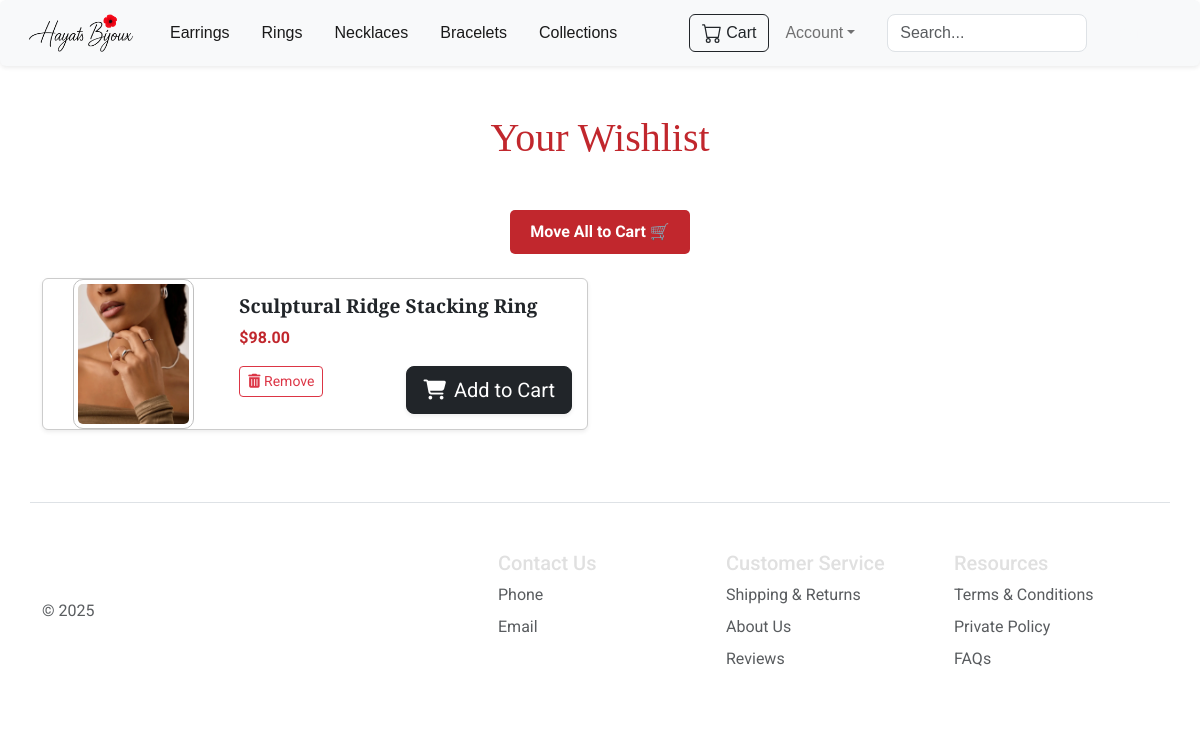
Page /wishlist (signed in) on the committed database.
### website/models.py (models this page shows, shortened)
class TimestampMixin(object):
    created_at = db.Column(db.DateTime(timezone=True), server_default=func.now())
    updated_at = db.Column(db.DateTime(timezone=True), server_default=func.now(), onupdate=func.now())

class Wishlist(db.Model, TimestampMixin):
    id = db.Column(db.Integer, primary_key=True)
    customer_id = db.Column(db.Integer, db.ForeignKey('customer.id'), nullable=False)
    product_id = db.Column(db.Integer, db.ForeignKey('product.id'), nullable=False)

class Product(db.Model, TimestampMixin):
    id = db.Column(db.Integer, primary_key=True)
    product_name = db.Column(db.String(150), nullable=False)
    price = db.Column(db.Float, nullable=False)
    sale_price = db.Column(db.Float, nullable=False)
    description = db.Column(db.String(1000), nullable=False)
    category = db.Column(db.String(150), nullable=False)
    product_picture = db.Column(db.String(255))
    quantity = db.Column(db.Integer, nullable=False)
    images = db.relationship('ProductImage', back_populates='product', cascade="all, delete-orphan")
    carts = db.relationship('Cart', backref='product', lazy=True)
    order_items = db.relationship('OrderItem', back_populates='product', lazy=True)
    wishlists = db.relationship('Wishlist', backref='product', lazy=True)
    reviews = db.relationship('Review', backref='product', lazy=True)

### website/cart_routes.py (the view)
@cart_routes.route('/wishlist')
@login_required
def show_wishlist():
    wishlist = Wishlist.query.filter_by(customer_id=current_user.id).all()
    return render_template('wishlist.html', wishlist=wishlist)

### website/forms.py
class SearchForm(FlaskForm):
    query = StringField('Search', validators=[DataRequired()])
    submit = SubmitField('Search')  # Submit button

### website/templates/wishlist.html (shortened to what this page needs)
{% extends "base.html" %}
{% block body %}
<div class="container my-5">
    {% if wishlist %}
    <h1 class="text-center mb-5" style="color: #C1272D; font-family: 'Playfair Display', serif;">Your Wishlist</h1>
    <div class="text-center mb-4">
        <form method="POST" action="{{ url_for('cart_routes.move_all_to_cart') }}" id="moveAllForm">
            <button class="btn btn-primary" type="submit" id="moveAllButton">
                Move All to Cart 🛒
            </button>
        </form>
    </div>
    <div class="row" id="wishlistItems">
        {% for item in wishlist %}
        <div class="col-md-6 mb-4 wishlist-item" data-id="{{ item.id }}">
            <div class="card shadow-sm" style="border: 1px solid #ccc;">
                <div class="row g-0 align-items-center">
                    <div class="col-md-4 text-center">
                        <img src="{{ url_for('static', filename='uploads/' + item.product.product_picture) }}" alt="{{ item.product.product_name }}" class="img-fluid img-thumbnail" style="max-height: 150px;">
                    </div>
                    <div class="col-md-8">
                        <div class="card-body">
                            <h5 class="card-title" style="color: #212529;">{{ item.product.product_name }}</h5>
                            <p class="card-text" style="color: #C1272D; font-weight: bold;">${{ "%.2f"|format(item.product.price) }}</p>
                            <div class="d-flex justify-content-between">
                                <form method="POST" action="/remove-from-wishlist/{{ item.id }}" class="wishlist-action">
                                    <button class="btn btn-outline-danger btn-sm" type="submit">
                                        <i class="fas fa-trash-alt"></i> Remove
                                    </button>
                                </form>
                                <form action="{{ url_for('cart_routes.add_to_cart', item_id=item.product.id) }}" method="POST" class="wishlist-action">
                                    <button type="submit" class="btn btn-dark btn-lg w-100 d-flex align-items-center justify-content-center gap-2 animated-btn shadow-sm">
                                        <i class="fas fa-shopping-cart"></i> Add to Cart
                                    </button>
                                </form>
                            </div>
                        </div>
                    </div>
                </div>
            </div>
        </div>
        {% endfor %}
    </div>
    {% else %}
    <div class="text-center my-5">
        <h2 style="color: #999;">Your Wishlist is Empty</h2>
        <a href="/" class="btn btn-outline-secondary mt-3">Start Shopping</a>
    </div>
    {% endif %}
</div>
{% endblock %}

### website/static/css/mystyles.css (style rules this page uses)
body { background-color: #1a1a1a; font-family: 'Roboto', sans-serif; color: #e0e0e0; margin: 0; padding: 0; }
.card-body { padding: 15px; display: flex; flex-direction: column; justify-content: space-between; }
.card-title { font-size: 1.2rem; font-weight: bold; color: #333; font-family: 'Playfair Display', serif; }
.btn-primary { background-color: #C1272D; color: #FFFFFF; border: none; padding: 10px 20px; border-radius: 5px; transition: background-color 0.3s ease; font-weight: bold; }
form .form-control { width: 200px; border-radius: 0.5rem; transition: border 0.3s ease; }
.img-thumbnail { border-radius: 10px; object-fit: cover; }
.img-thumbnail { border-radius: 10px; border: 1px solid silver; }
.animated-btn { transition: transform 0.2s ease, box-shadow 0.2s ease; }

### rows in the picture
Wishlist: product_picture (picture), product.product_name "Sculptural Ridge Stacking Ring"
Product: product.price "98.00"
